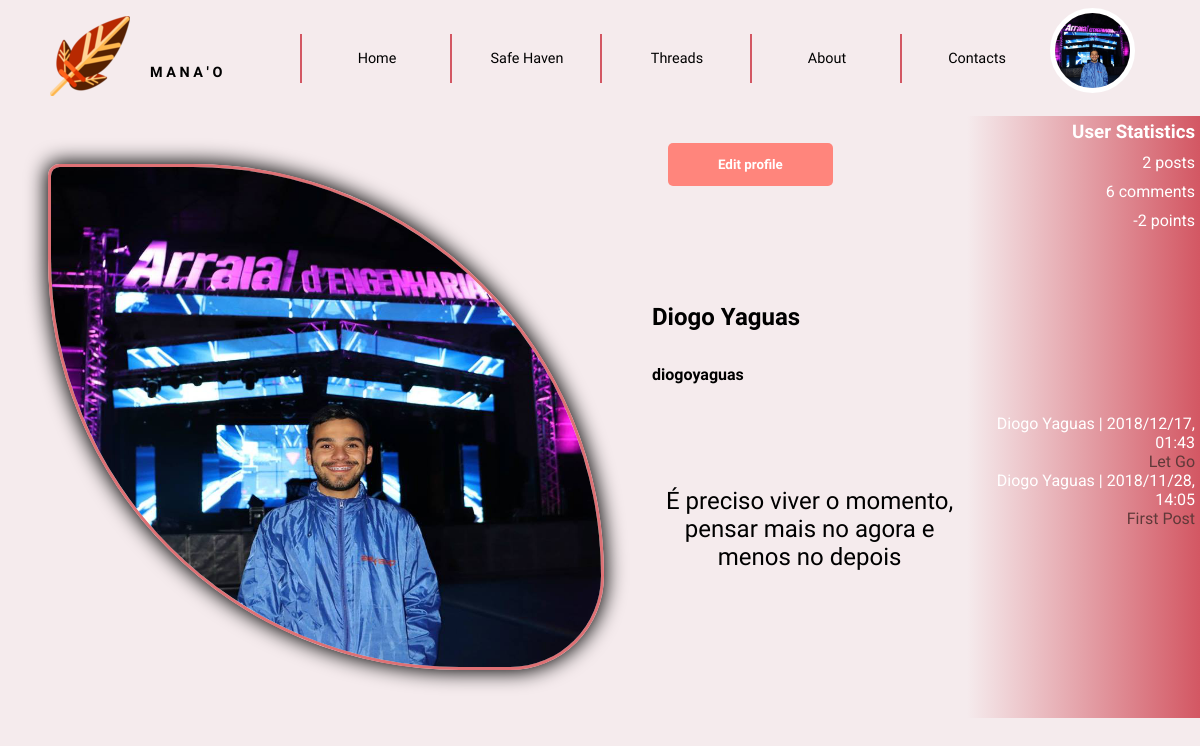
Before: /templates/myManao.php (signed in) with the older database file.
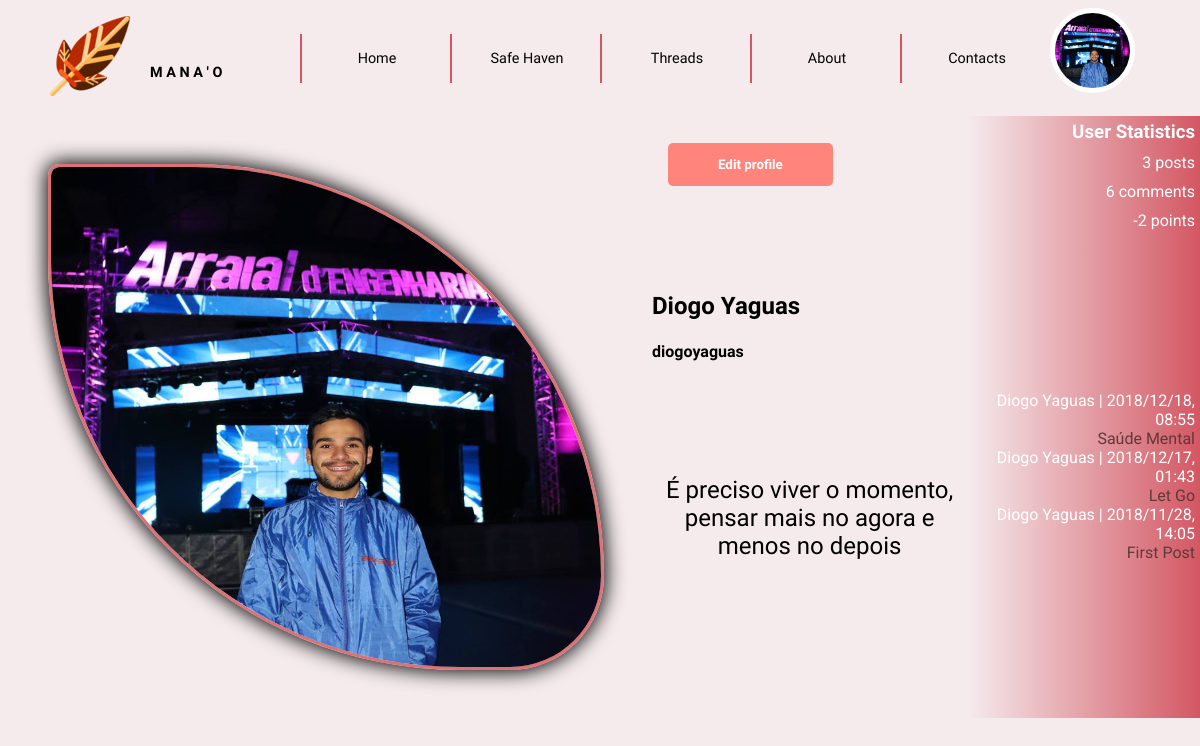
After: the same page with the newer database file.
### tables this page shows
CREATE TABLE Post (ID INTEGER PRIMARY KEY AUTOINCREMENT, User_ID INTEGER NOT NULL REFERENCES User (ID), Title STRING NOT NULL, Text STRING NOT NULL, Date STRING NOT NULL, Upvotes INTEGER DEFAULT 0, Downvotes INTEGER DEFAULT 0);

CREATE TABLE User (ID INTEGER PRIMARY KEY AUTOINCREMENT, Username STRING UNIQUE NOT NULL, Password CHAR (256) NOT NULL, Name STRING NOT NULL, Email STRING NOT NULL UNIQUE, Bio STRING, Profile_Pic STRING NOT NULL DEFAULT "default.png", ParticipationDate STRING NOT NULL);

### database/user.php (called while the page is built, shortened)
<?php
      function getName($userID) {
        global $dbh;
        try {
          $stmt = $dbh->prepare('SELECT Name FROM User WHERE ID = ?');
          $stmt->execute(array($userID));
          if($row = $stmt->fetch()){
            return $row['Name'];
          }
        }catch(PDOException $e) {
          return -1;
        }
      }
    function getNumberofPostOfUser($userID) {
      global $dbh;
      try {
        $stmt = $dbh->prepare('SELECT count(*) FROM Post WHERE User_ID = ?');
        $stmt->execute(array($userID));
        return ($stmt->fetch()["count(*)"]);
      }catch(PDOException $e) {
        return true;
      }
    }
    function getNumberofCommentsOfUser($userID) {
      global $dbh;
      try {
        $stmt = $dbh->prepare('SELECT count(*) FROM Comments WHERE User_ID = ?');
        $stmt->execute(array($userID));
        return ($stmt->fetch()["count(*)"]);
      }catch(PDOException $e) {
        return true;
      }
    }
    function getPontuationOfUser($userID) {
      global $dbh;
      try {
        $stmt = $dbh->prepare('SELECT count(DownPost.Post_ID) from DownPost, User, Post WHERE DownPost.Post_ID = Post.ID and User.ID = Post.User_ID  and User.ID = ?');
        $stmt->execute(array($userID));
        $negative = ($stmt->fetch()["count(DownPost.Post_ID)"]);
        $stmt = $dbh->prepare('SELECT count(UpPost.Post_ID) from UpPost, User, Post WHERE UpPost.Post_ID = Post.ID and User.ID = Post.User_ID  and User.ID = ?');
        $stmt->execute(array($userID));
        $positive = ($stmt->fetch()["count(UpPost.Post_ID)"]);
        return ($positive - $negative);
      }catch(PDOException $e) {
        return true;
      }
    }
?>

### database/post.php (called while the page is built, shortened)
<?php
	function getUserPosts($userID)
	{
		global $dbh;
		try {
			$stmt = $dbh->prepare('SELECT * from Post WHERE User_ID = ? ORDER BY Date DESC LIMIT 5');
			if($stmt->execute(array($userID)))
				return $stmt->fetchAll();
			else
				return -1;
		} catch(PDOException $e) {
			return -1;
		}
	}
?>

### templates/myManao.php (the view, shortened to what the changed rows need)
<?php
    include_once("header.php");
?>
    <!DOCTYPE html>
    <html>
    <head>
        <link href="../css/main_layout.css" rel="stylesheet">
        <link href="../css/main_style.css" rel="stylesheet">
        <link href="../css/others.css" rel="stylesheet">
        <link href="../css/profile.css" rel="stylesheet">
    </head>
    <body>
        <section class="profile">
            <div id="information">
                <img id="pic" src="../profilePictures/<?php
                include_once('../includes/init.php');
                include_once('../database/user.php');
                ?>" alt="Profile picture">
                <h1 id="name">
                <?php
                    echo getName($_SESSION['userID']);
                ?>
            </h1>
            <div id="statistics">
                <h3 id=title>
                    User Statistics
                </h3>
                <p id="posts"><?php echo getNumberofPostOfUser($_SESSION['userID']) ?> posts</p>
                <p id="comments"><?php echo getNumberofCommentsOfUser($_SESSION['userID'])?> comments</p>
                <p id="pontuation"><?php echo getPontuationOfUser($_SESSION['userID'])?> points</p>
            </div>
            <div id="userPosts">
                <?php include("userPosts.php"); ?>
            </div>
            </div>
        </section>
    </body>
    </html>

### templates/userPosts.php (shortened to what the changed rows need)
<?php
            include_once ("../includes/init.php");
			include_once ("../database/post.php");
            $posts = getUserPosts($_SESSION['userID']);
            foreach($posts as $post) {
                viewPosts($post);
                }
            function viewPosts($post) {
                ?>
            <article id="posts">
                <header>
                    <span class="author">
                        <?php echo getName($post['User_ID']) ?>
                    </span>
                    <span class="date">|
                        <?= $post['Date'] ?>
                    </span>
                </header>
                <a id="title" href="viewPost.php?id=<?=$post['ID']?>" target="_blank"><?= $post['Title'] ?></a>
            </article>
        <?php }?>

Changed rows visible on the page:
added post: User_ID.Name "Diogo Yaguas", Date "2018/12/18, 08:55", Title "Saúde Mental"
Other visible differences:
getNumberofPostOfUser($_SESSION['userID']): "2" → "3"
